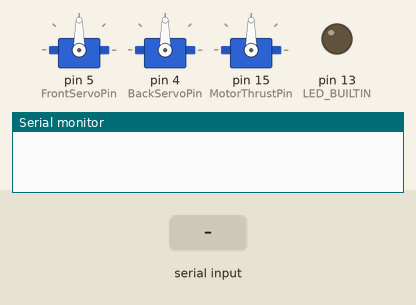
Recording of a sketch running on a simulated Arduino Uno, built with avr-gcc and run on an emulated ATmega328P. On the bench: 3 × servo, output pins drawn as LEDs (lit = HIGH), the last lines printed to the serial monitor. The inputs (shaded band) are chosen by the test bench.

Above: at 1.2 s.
1.3 s: "1\n" received over Serial
At 2.1 s:
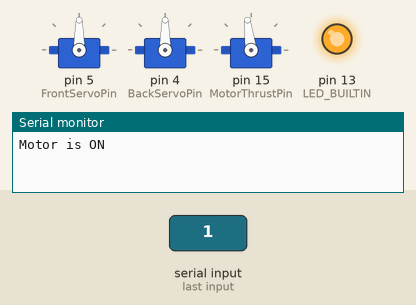
2.8 s: "3\n" received over Serial
At 3.2 s:
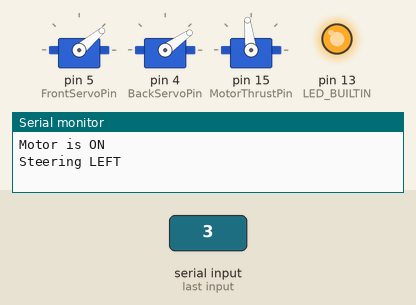
4.3 s: "2\n" received over Serial
At 5.5 s:
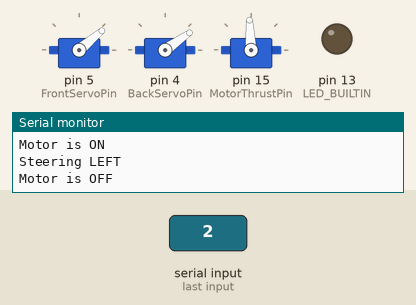
5.8 s: "4\n" received over Serial
At 6.7 s:
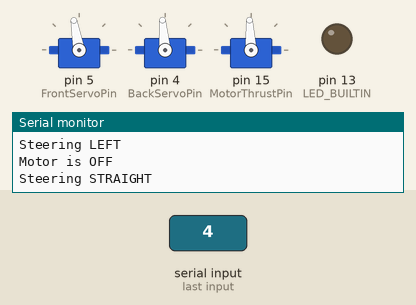
7.3 s: "5\n" received over Serial
At 7.8 s:
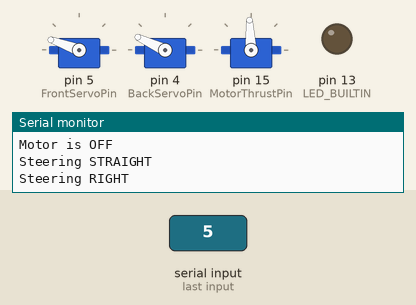
8.8 s: "1\n" received over Serial
At 10.2 s:
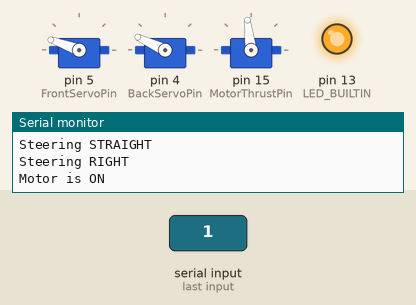
Timing chart, 0 to 11.3 s (numbered marks = the images above; inputs shaded):
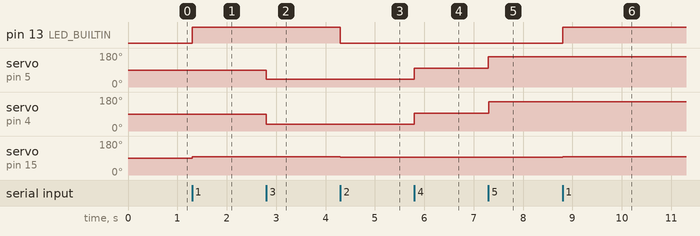

The sketch:

12824_RoboBoat_Autonomous_Pico_Code_V1.ino
```cpp
#include <Arduino.h>
#include <Servo.h>

int receivedCommand = -1; // Variable to store received command

//----------------Boat Setup START------------------------------
//Motor and Servo Pins
#define FrontServoPin 5 //Connected to GP5
#define BackServoPin 4 //Connected to GP4
#define MotorThrustPin 15 //Connected to GP15

//Set up servo objects
Servo frontServo;
Servo backServo;
Servo frontMotorESC;
Servo backMotorESC;

//1100 us is Full Throttle Reverse
//1500 us is Stopped
//1900 us is Full Throttle Forward

//Motor thrust idle value (May need fine tuning)
int idleThrust = 1540;
int noThrust = 1500;

//Servo Direction (May need fine tuning)
int leftFront = 40;
int leftBack = 35;

int straightFront = 100;
int straightBack = 95;

int rightFront = 160;
int rightBack = 155;

//----------------Boat Setup END--------------------------------

void setup() {

  Serial.begin(115200);

  // Set the minimum pulse width to 500 microseconds
  // Set the maximum pulse width to 2500 microseconds
  frontServo.attach(FrontServoPin, 500, 2500);
  backServo.attach(BackServoPin, 500, 2500);

  frontMotorESC.attach(MotorThrustPin); //Both motors are connected to this one pin for now.
  //backMotorESC.attach(MotorThrustPin);

  pinMode(LED_BUILTIN, OUTPUT);
}


void loop() {
  if (Serial.available() > 0) {
    // Read the incoming integer
    receivedCommand = Serial.parseInt();

    // Check for the command received
    switch (receivedCommand) {
      case 1: // Motor ON
        // Code to turn motor on
        Serial.println("Motor is ON");
        frontMotorESC.writeMicroseconds(idleThrust); //Turn both motors on to idle thrust
        backMotorESC.writeMicroseconds(idleThrust);
        digitalWrite(LED_BUILTIN, HIGH); //Turn ON on-board LED to represent motor on.
        break;

      case 2: // Motor OFF
        // Code to turn motor off
        Serial.println("Motor is OFF");
        frontMotorESC.writeMicroseconds(noThrust); //Turn both motors off
        backMotorESC.writeMicroseconds(noThrust);
        digitalWrite(LED_BUILTIN, LOW); //Turn OFF on-board LED to represent motor off.
        break;

      case 3: // Steer LEFT
        // Code to steer left
        Serial.println("Steering LEFT");
        frontServo.write(leftFront); //Turn both servos left
        backServo.write(leftBack);
        break;

      case 4: // Steer STRAIGHT
        // Code to steer straight
        Serial.println("Steering STRAIGHT");
        frontServo.write(straightFront); //Turn both servos straight
        backServo.write(straightBack);
        break;

      case 5: // Steer RIGHT
        // Code to steer right
        Serial.println("Steering RIGHT");
        frontServo.write(rightFront); //Turn both servos to the right
        backServo.write(rightBack);
        break;
    }
    // Clear any additional serial data
    while(Serial.available() > 0) Serial.read();
  }
}
```

Measured:
- after the input at 1.3 s, pin 13 (LED_BUILTIN): LOW → HIGH at once; servo on pin 15 (MotorThrustPin): 90° → 97° at once
- after the input at 2.8 s, servo on pin 5 (FrontServoPin): 90° → 40° at once; servo on pin 4 (BackServoPin): 90° → 35° at once
- after the input at 4.3 s, pin 13 (LED_BUILTIN): HIGH → LOW at once; servo on pin 15 (MotorThrustPin): 97° → 93° at once
- after the input at 5.8 s, servo on pin 5 (FrontServoPin): 40° → 100° at once; servo on pin 4 (BackServoPin): 35° → 95° at once
- after the input at 7.3 s, servo on pin 5 (FrontServoPin): 100° → 160° at once; servo on pin 4 (BackServoPin): 95° → 155° at once
- after the input at 8.8 s, pin 13 (LED_BUILTIN): LOW → HIGH at once; servo on pin 15 (MotorThrustPin): 93° → 97° at once
